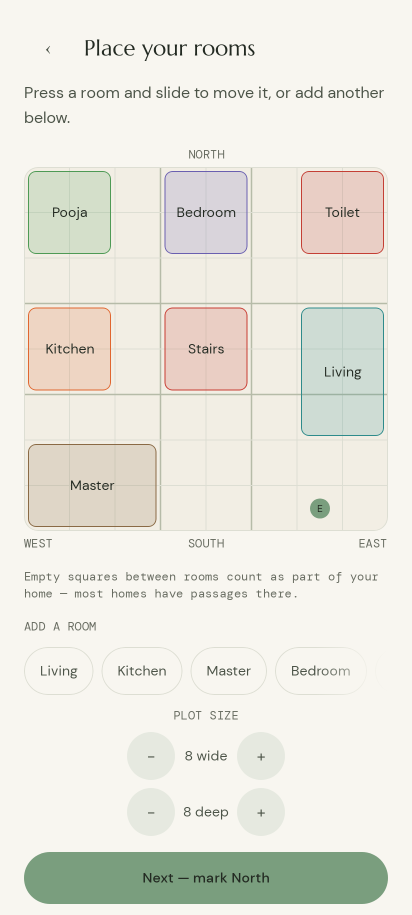
#> input picture app/src/androidUnitTest/roborazzi/editor/editor__baseline.png, 824 x 1830 px, given in place of addhome__baseline.png, which was not available (shown at 1/2 size)
$ python make-store-images.py
#> lines starting #> are read from the running program, lines starting #| are printed output that depends on the picture; after the words box and inside, x2 and y2 are one past the last pixel; in counts of white or black regions, pixels touching at a corner belong together; pictures that were not available may be replaced by others from this repository, and a replacement may not be noted
"""
Store listing pictures, made from the app's OWN rendered screens (the CI goldens) — never a mock-up.

    python tools/store/make-store-images.py

Writes docs/store-listing/play/*.png:
  - phone-1..6.png   1080 x 1920 (Google Play: each side 320-3840 px, long side at most twice the
                     short side — a raw golden is 824 x 1830, which is 2.2:1 and would be refused)
  - feature-graphic.png  1024 x 500 (Play's required banner), cut from the website's share picture

Re-run it whenever a screen it uses changes. The caption under each picture is the listing's claim
for that screen; keep it true to what the screen shows.
"""
from pathlib import Path
from PIL import Image, ImageDraw, ImageFont

ROOT = Path(__file__).resolve().parents[2]
GOLDENS = ROOT / "app/src/androidUnitTest/roborazzi"
FONTS = ROOT / "designsystem/src/commonMain/composeResources/font"
OUT = ROOT / "docs/store-listing/play"

PAPER = (248, 246, 240)
INK = (31, 36, 33)
MUTED = (110, 112, 104)
BORDER = (226, 222, 210)

# (golden, caption line 1, caption line 2, small note or None)
SHOTS = [
    ("addhome", "Draw it, photograph it,", "or upload your floor plan", None),
    ("scan-placed", "We read the rooms", "straight off your plan", "Sample plan"),
    ("report", "A clear score, and", "where to start", None),
    ("report-disputes-revealed", "Where the schools disagree,", "you see both sides", None),
    ("home", "Keep every home", "on your phone", None),
    ("legal", "Every rule says", "where it comes from", None),
]


def font(name: str, size: int) -> ImageFont.FreeTypeFont:
    return ImageFont.truetype(str(FONTS / name), size)


def rounded(im: Image.Image, radius: int) -> Image.Image:
    mask = Image.new("L", im.size, 0)
    ImageDraw.Draw(mask).rounded_rectangle([0, 0, im.size[0] - 1, im.size[1] - 1], radius, fill=255)
    out = Image.new("RGBA", im.size)
    out.paste(im, (0, 0), mask)
    return out


def phone_card(golden: str, line1: str, line2: str, note: str | None) -> Image.Image:
#> called with golden = 'addhome', line1 = 'Draw it, photograph it,', line2 = 'or upload your floor plan'
    W, H = 1080, 1920
    card = Image.new("RGB", (W, H), PAPER)
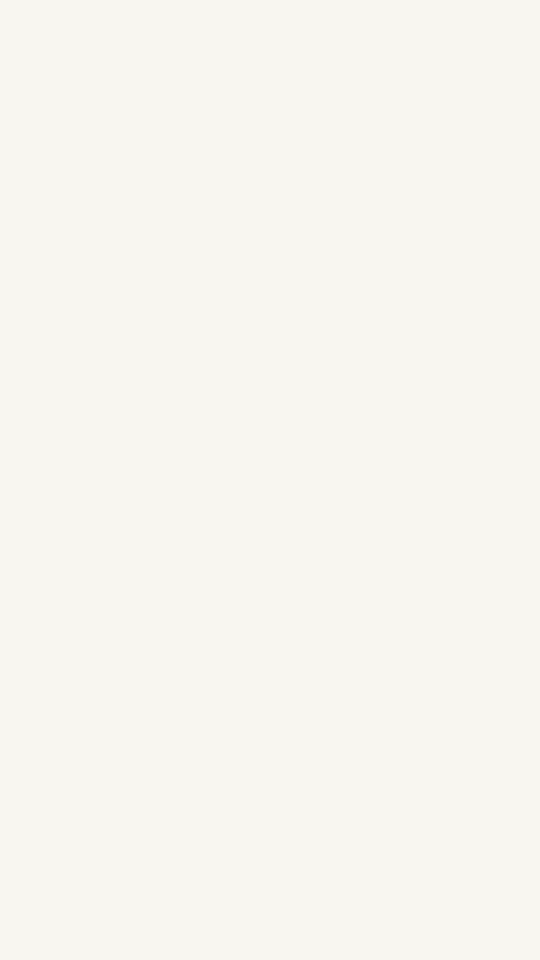
#> card: PIL image 1080x1920 RGB (shown at 1/2 size); mean R, G, B 248, 246, 240
    d = ImageDraw.Draw(card)
    title = font("marcellus_regular.ttf", 64)
    for i, line in enumerate((line1, line2)):
        w = d.textlength(line, font=title)
        d.text(((W - w) / 2, 110 + i * 82), line, font=title, fill=INK)
#> this loop made 2 passes
#> w on passes 1 to 2: 726.6, 791.8

    shot = Image.open(GOLDENS / golden / f"{golden}__baseline.png").convert("RGB")
    target_w = 820
    scale = target_w / shot.width
#> scale = 0.995
    shot = shot.resize((target_w, round(shot.height * scale)), Image.LANCZOS)
#> shot: PIL image 820x1821 RGB
    top = 330
    room = H - top - 60
    shot = shot.crop((0, 0, target_w, min(shot.height, room)))
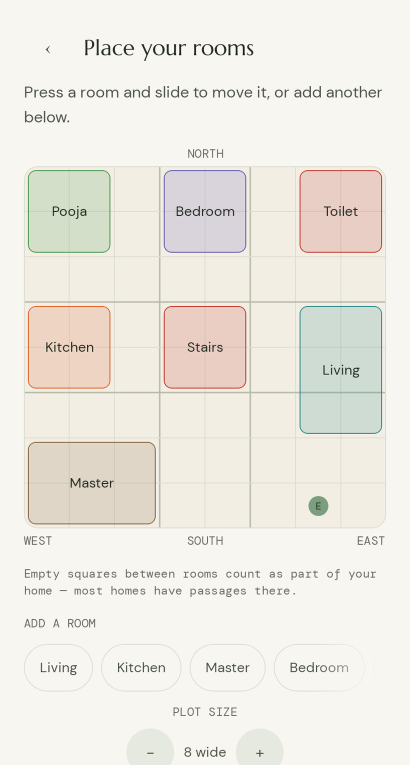
#> shot: PIL image 820x1530 RGB (shown at 1/2 size); mean R, G, B 237.6, 234.3, 226.3
    framed = Image.new("RGB", (shot.width + 6, shot.height + 6), BORDER)
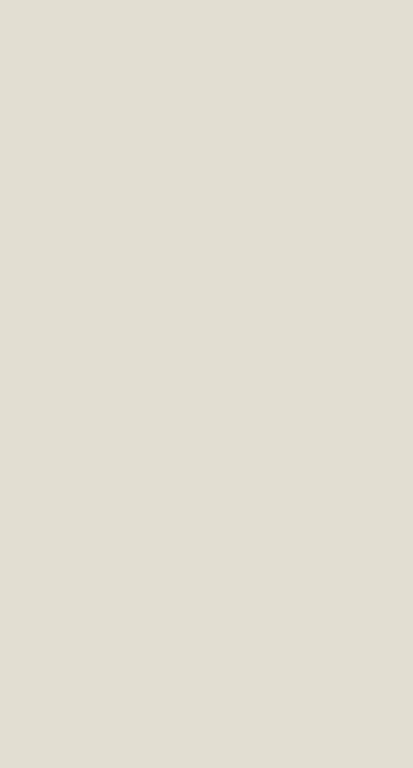
#> framed: PIL image 826x1536 RGB (shown at 1/2 size); mean R, G, B 226, 222, 210
    framed.paste(shot, (3, 3))
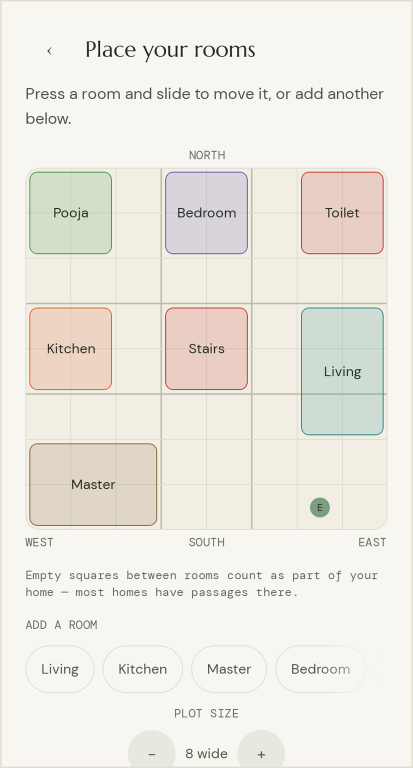
#> framed: PIL image 826x1536 RGB (shown at 1/2 size); mean R, G, B 237.5, 234.1, 226.1
    framed = rounded(framed, 36)
#> in rounded, `mask = Image.new("L", im.size, 0)`: mask: PIL image 826x1536 L; every value is 0
#> in rounded, `ImageDraw.Draw(mask).rounded_rectangle([0, 0, im.size[0] - 1, im.size[..`:
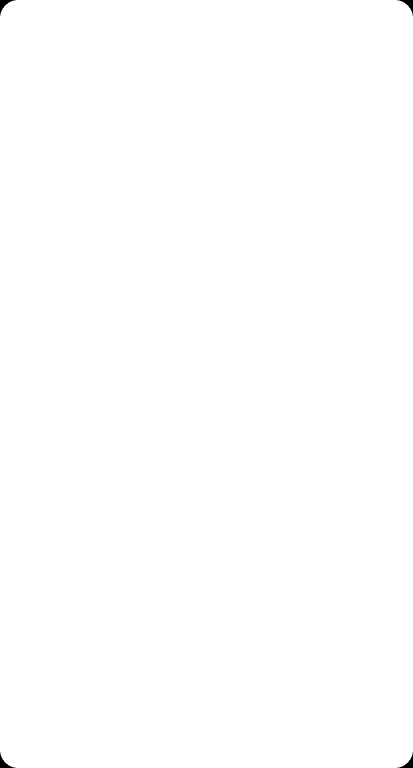
#> mask: PIL image 826x1536 L (shown at 1/2 size); 99.9% white; 4 black regions, box (x1, y1, x2, y2) and area: (0, 0, 31, 31) 287, (795, 0, 826, 31) 287, (0, 1505, 31, 1536) 287, (795, 1505, 826, 1536) 287
#> in rounded, `out = Image.new("RGBA", im.size)`: out: PIL image 826x1536 RGBA; every value is 0
    card.paste(framed, ((W - framed.width) // 2, top), framed)
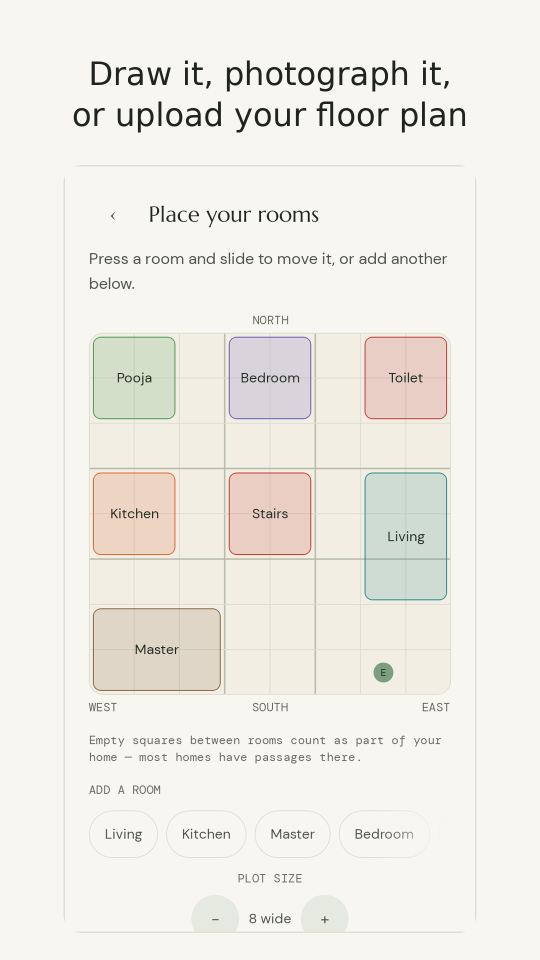
#> card: PIL image 1080x1920 RGB (shown at 1/2 size); mean R, G, B 239.6, 236.8, 229.6

    if note:
        small = font("dm_mono_regular.ttf", 30)
        w = d.textlength(note, font=small)
        x, y = (W - w) / 2, top - 52
        d.text((x, y), note, font=small, fill=MUTED)
    return card


SAGE = (122, 158, 126)
GOLD = (201, 162, 39)


def brand_mark(size: int) -> Image.Image:
    """The app's mark (Website/public/favicon.svg), drawn at `size`: a 3x3 grid, a North arrow, a gold centre."""
    s = size / 40
    im = Image.new("RGBA", (size, size), (0, 0, 0, 0))
    d = ImageDraw.Draw(im)
    d.rounded_rectangle([4 * s, 4 * s, 36 * s, 36 * s], radius=3.5 * s, outline=SAGE, width=max(2, round(1.6 * s)))
    faint = SAGE + (128,)
    for v in (14.7, 25.3):
        d.line([v * s, 4 * s, v * s, 36 * s], fill=faint, width=max(1, round(0.6 * s)))
        d.line([4 * s, v * s, 36 * s, v * s], fill=faint, width=max(1, round(0.6 * s)))
    d.polygon([(20 * s, 6.5 * s), (23.6 * s, 17.4 * s), (20 * s, 15.1 * s), (16.4 * s, 17.4 * s)], fill=SAGE)
    r = 3.1 * s
    d.ellipse([20 * s - r, 20 * s - r, 20 * s + r, 20 * s + r], fill=GOLD)
    return im


def feature_graphic() -> Image.Image:
    """
    Play's 1024 x 500 banner. ⚠ NOT cut from the website's share picture: that one says "India's No. 1
    Vastu App", and Play's metadata policy refuses ranking claims ("No. 1", "best") in store graphics.
    Only claims the app itself makes: what it does, and that every rule is sourced.
    """
    W, H = 1024, 500
    g = Image.new("RGB", (W, H), PAPER)
    d = ImageDraw.Draw(g)
    # A quiet compass on the right, as on the website.
    cx, cy = 820, 250
    for r, a in ((210, 70), (150, 50), (90, 40)):
        mix = tuple(round(p + (q - p) * a / 255) for p, q in zip(PAPER, SAGE))
        d.ellipse([cx - r, cy - r, cx + r, cy + r], outline=mix, width=2)
    mark = brand_mark(220)
    g.paste(mark, (cx - 110, cy - 110), mark)
    name = font("marcellus_regular.ttf", 92)
    d.text((64, 120), "Vastu", font=name, fill=INK)
    d.text((64 + d.textlength("Vastu", font=name), 120), "First", font=name, fill=SAGE)
    body = font("dm_sans_regular.ttf", 34)
    d.text((66, 250), "A room-by-room Vastu reading", font=body, fill=INK)
    d.text((66, 294), "of your own floor plan", font=body, fill=INK)
    small = font("dm_mono_regular.ttf", 22)
    d.text((66, 380), "EVERY RULE SOURCED  ·  NO SIGN-UP", font=small, fill=MUTED)
    return g


def main() -> None:
    OUT.mkdir(parents=True, exist_ok=True)
    for i, (golden, l1, l2, note) in enumerate(SHOTS, start=1):
        phone_card(golden, l1, l2, note).save(OUT / f"phone-{i}.png", optimize=True)
#> pass 2 of the loop in main, `for i, (golden, l1, l2, note) in enumerate(SHOTS, start=1):`:
#> the loop in phone_card (call 2), `for i, line in enumerate((line1, line2)):` made 2 passes
#> w on passes 1 to 2: 608, 674.4
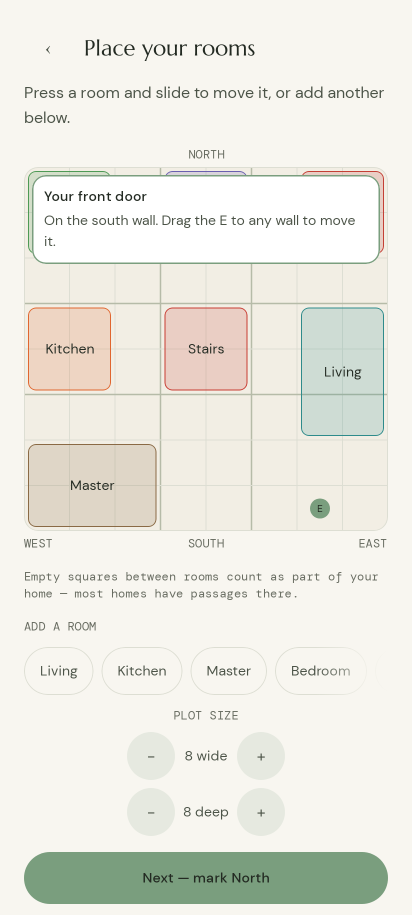
#> input picture app/src/androidUnitTest/roborazzi/editor-door-note/editor-door-note__baseline.png, 824 x 1830 px, given in place of scan-placed__baseline.png, which was not available (shown at 1/2 size)
#> in phone_card (call 2), `framed.paste(shot, (3, 3))`:
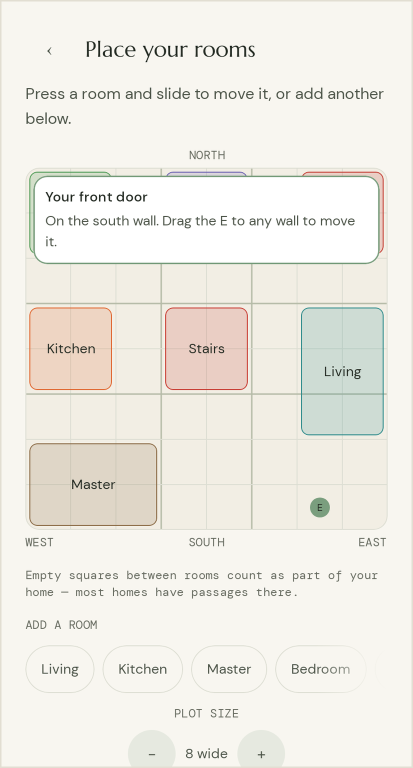
#> framed: PIL image 826x1536 RGB (shown at 1/2 size); mean R, G, B 239.3, 236.7, 229.2
#> in phone_card (call 2), `card.paste(framed, ((W - framed.width) // 2, top), framed)`:
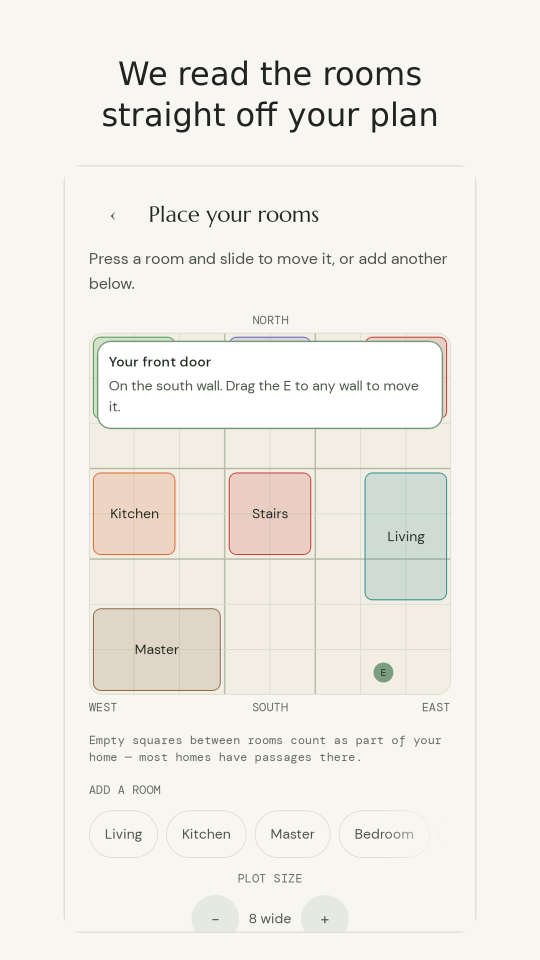
#> card: PIL image 1080x1920 RGB (shown at 1/2 size); mean R, G, B 241, 238.6, 231.8
#> in phone_card (call 2), `w = d.textlength(note, font=small)`: w = 186.8
#> x = 446.6; y = 278
    feature_graphic().save(OUT / "feature-graphic.png", optimize=True)
    print(f"wrote {len(SHOTS)} phone pictures and the feature graphic to {OUT}")


if __name__ == "__main__":
#> (the run stopped early here; a loop or call above may not have finished)
